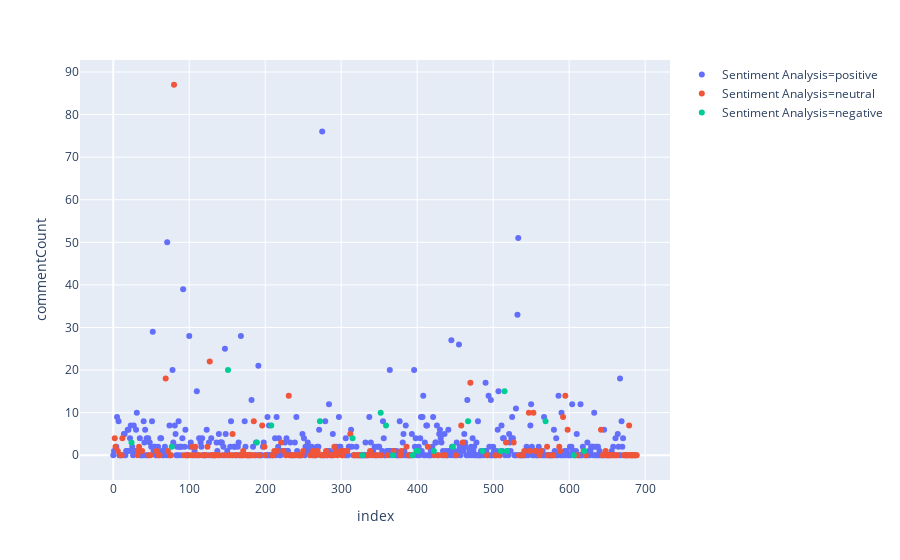

The cell this chart's notebook holds for it:
### Code cell
fig = px.scatter(df, x=df.index, y=df["commentCount"], color=df["Sentiment Analysis"])
fig.show()

### Figure 1 — Plotly figure (JSON) as saved in the notebook; plotly's stock layout.template omitted (floating-point values rounded to 4 significant figures; data arrays with more than 128 entries replaced by an {"elided": "..."} marker saying what was removed)
{"data": [{"hoverlabel": {"namelength": 0}, "hovertemplate": "Sentiment Analysis=positive<br>index=%{x}<br>commentCount=%{y}", "legendgroup": "Sentiment Analysis=positive", "marker": {"color": "#636efa", "symbol": "circle"}, "mode": "markers", "name": "Sentiment Analysis=positive", "showlegend": true, "type": "scatter", "x": {"elided": "467 int values"}, "xaxis": "x", "y": {"elided": "467 int values"}, "yaxis": "y"}, {"hoverlabel": {"namelength": 0}, "hovertemplate": "Sentiment Analysis=neutral<br>index=%{x}<br>commentCount=%{y}", "legendgroup": "Sentiment Analysis=neutral", "marker": {"color": "#EF553B", "symbol": "circle"}, "mode": "markers", "name": "Sentiment Analysis=neutral", "showlegend": true, "type": "scatter", "x": {"elided": "199 int values"}, "xaxis": "x", "y": {"elided": "199 int values"}, "yaxis": "y"}, {"hoverlabel": {"namelength": 0}, "hovertemplate": "Sentiment Analysis=negative<br>index=%{x}<br>commentCount=%{y}", "legendgroup": "Sentiment Analysis=negative", "marker": {"color": "#00cc96", "symbol": "circle"}, "mode": "markers", "name": "Sentiment Analysis=negative", "showlegend": true, "type": "scatter", "x": [24, 77, 151, 189, 208, 272, 315, 328, 352, 359, 368, 394, 399, 401, 422, 447, 467, 486, 510, 515, 518, 569, 606, 620], "xaxis": "x", "y": [3, 2, 20, 3, 7, 8, 4, 0, 10, 7, 0, 0, 1, 1, 1, 2, 8, 1, 1, 15, 1, 8, 0, 1], "yaxis": "y"}], "layout": {"legend": {"tracegroupgap": 0}, "margin": {"t": 60}, "xaxis": {"anchor": "y", "domain": [0, 1], "title": {"text": "index"}}, "yaxis": {"anchor": "x", "domain": [0, 1], "title": {"text": "commentCount"}}}}
